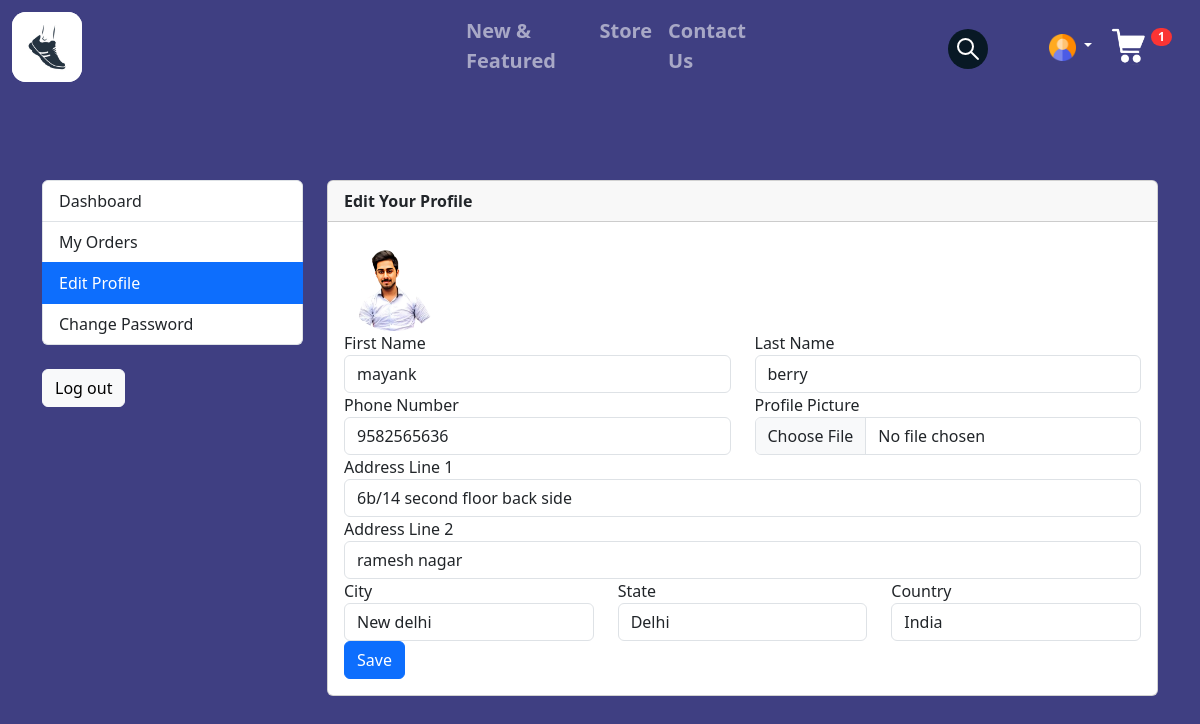
/accounts/edit_profile/ (signed in), run on the app's committed database.
### accounts/models.py (models this page shows, shortened)
class UserProfile(models.Model):
    user = models.OneToOneField(Account, on_delete=models.CASCADE)
    address_line_1 = models.CharField(blank=True, max_length=100)
    address_line_2 = models.CharField(blank=True, max_length=100)
    profile_picture = models.ImageField(blank=True, upload_to='userprofile')
    city = models.CharField(blank=True, max_length=20)
    state = models.CharField(blank=True, max_length=20)
    country = models.CharField(blank=True, max_length=20)

class Account(AbstractBaseUser):
    first_name     = models.CharField(max_length=50)
    last_name      = models.CharField(max_length=50)
    username       = models.CharField(max_length=50, unique=True)
    email          = models.EmailField(max_length=100, unique=True)
    phone_number   = models.CharField(max_length=50)
    date_joined    = models.DateTimeField(auto_now_add=True)
    last_login     = models.DateTimeField(auto_now_add=True)
    is_admin       = models.BooleanField(default=False)
    is_active      = models.BooleanField(default=False)
    is_staff       = models.BooleanField(default=False)
    is_superadmin  = models.BooleanField(default=False)
    USERNAME_FIELD = 'email'
    REQUIRED_FIELDS = ['username', 'first_name', 'last_name']
    objects = MyAccountManager()

### accounts/views.py (the view)
# urls.py: path('edit_profile/', views.edit_profile, name='edit_profile'),
@login_required(login_url='login')
def edit_profile(request):
    userprofile = get_object_or_404(UserProfile, user=request.user)
    if request.method == 'POST':
        user_form = UserForm(request.POST, instance=request.user)
        profile_form = UserProfileForm(request.POST, request.FILES, instance=userprofile)
        if user_form.is_valid() and profile_form.is_valid():
            user_form.save()
            profile_form.save()
            messages.success(request, "Your Profile has been uploaded.")
            return redirect('edit_profile')
    else:
        user_form = UserForm(instance=request.user)
        profile_form = UserProfileForm(instance=userprofile)
    context = {
        'user_form': user_form,
        'profile_form': profile_form,
        'userprofile': userprofile,
    }
    return render(request, 'accounts/edit_profile.html', context)

### accounts/forms.py
class UserForm(forms.ModelForm):
    class Meta:
        model = Account
        fields = ('first_name', 'last_name', 'phone_number')
    def __init__(self, *args, **kwargs):
        super(UserForm, self).__init__(*args, **kwargs)
        for field in self.fields:
            self.fields[field].widget.attrs['class'] = 'form-control'

class UserProfileForm(forms.ModelForm):
    profile_picture = forms.ImageField(required=False, error_messages = {'invalid':("Image files only")}, widget=forms.FileInput)
    class Meta:
        model = UserProfile
        fields = ('address_line_1', 'address_line_2', 'city', 'state', 'country', 'profile_picture')
    def __init__(self, *args, **kwargs):
        super(UserProfileForm, self).__init__(*args, **kwargs)
        for field in self.fields:
            self.fields[field].widget.attrs['class'] = 'form-control'

### carts/context_processors.py (called while the page is built)
def counter(request):
    cart_count = 0
    if 'admin' in request.path:
        return {}
    else:
        try:
            cart = Cart.objects.filter(cart_id=_cart_id(request))
            if request.user.is_authenticated:
                cart_items = CartItem.objects.all().filter(user=request.user)
            else:
                cart_items = CartItem.objects.all().filter(cart=cart[:1])
            for cart_item in cart_items:
                cart_count += cart_item.quantity
        except Cart.DoesNotExist:
            cart_count = 0
    return dict(cart_count=cart_count)

### carts/views.py (called while the page is built)
def _cart_id(request):
    cart = request.session.session_key
    if not cart:
        cart = request.session.create()
    return cart

### category/context_processors.py (called while the page is built)
def menu_links(request):
    links = Category.objects.all()
    return dict(links=links)

### template/accounts/edit_profile.html (shortened to what this page needs)
{% extends 'base.html' %}
{% block style %}
{% load static %}
<link rel="stylesheet" type="text/css" href="{% static 'css/dashboardstyle.css' %}">
{% endblock style %}
{% block body %}
<section class="section-content padding-y bg">
    <div class="container">
        <div class="row">
            {% include 'includes/dashboardsidebar.html' %}
            <main class="col-md-9">
                <article class="card">
                    <header class="card-header">
                        <strong class="d-inline-block mr-3">Edit Your Profile</strong>
                    </header>
                    <div class="card-body">
                        <div>
                            <img src="{{userprofile.profile_picture.url}}" alt="Profile Picture" width="100" style="border-radius: 50%;">
                        </div>
                        <div class="row">
                            <div class="col-md-12">
                               <form action="{% url 'edit_profile' %}" method="POST" id="user_form" enctype="multipart/form-data">
                                <div class="row">
                                    <div class="form-group col-md-6">
                                        <label>First Name</label>
                                        {{user_form.first_name}}
                                    </div>
                                    <div class="form-group col-md-6">
                                        <label>Last Name</label>
                                        {{user_form.last_name}}
                                    </div>
                                </div>
                                <div class="row">
                                    <div class="form-group col-md-6">
                                        <label>Phone Number</label>
                                        {{user_form.phone_number}}
                                    </div>
                                    <div class="form-group col-md-6">
                                        <label>Profile Picture</label>
                                        {{profile_form.profile_picture}}
                                    </div>
                                </div>
                                <div class="form-group">
                                    <label>Address Line 1</label>
                                    {{profile_form.address_line_1}}
                                </div>
                                <div class="form-group">
                                    <label>Address Line 2</label>
                                    {{profile_form.address_line_2}}
                                </div>
                                <div class="row">
                                    <div class="form-group col-md-4">
                                        <label>City</label>
                                        {{profile_form.city}}
                                    </div>
                                    <div class="form-group col-md-4">
                                        <label>State</label>
                                        {{profile_form.state}}
                                    </div>
                                    <div class="form-group col-md-4">
                                        <label>Country</label>
                                        {{profile_form.country}}
                                    </div>
                                </div>
                                <input type="submit" value="Save" class="btn btn-primary">
                               </form>
                                </div>
                            </div>
                        </div>
                    </div>
        </div>
</section>
{% endblock %}

### static/css/styles.css (style rules this page uses)
body { background-color: rgb(63, 63, 130); }
section { width: 100%; position: relative; overflow: hidden; }

### static/css/dashboardstyle.css (style rules this page uses)
html, body { height: 100%; }
.section-content { top : 180px; }

### data on the page
UserProfile: profile_picture (picture), address_line_1 "6b/14 second floor back side", address_line_2 "ramesh nagar", city "New delhi", state "Delhi", country "India"
Account: first_name "mayank", last_name "berry", phone_number "9582565636"

### other printed values
{{ cart_count }} "1"
